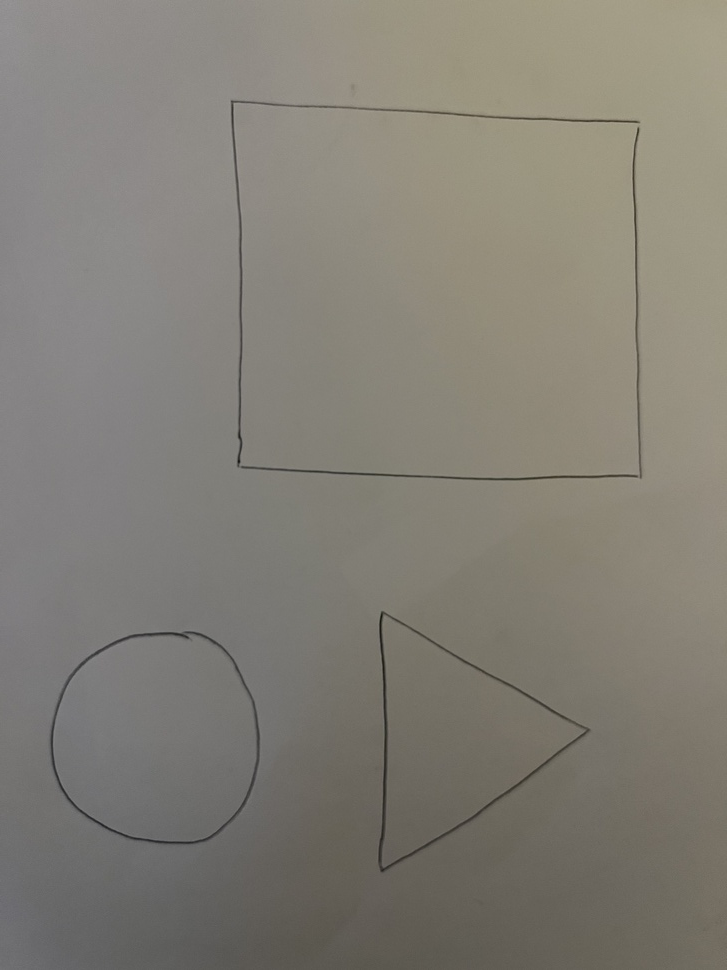
#> input picture rectangle-triangle-circle.JPG, 727 x 970 px, shrunk from 3024 x 4032 before the run
$ python find-contrours.py
#> lines starting #> are read from the running program, lines starting #| are printed output that depends on the picture; after the words box and inside, x2 and y2 are one past the last pixel; in counts of white or black regions, pixels touching at a corner belong together; long printed decimals are rounded
from math import floor
import numpy as np
import cv2 as cv

im = cv.imread('rectangle-triangle-circle.JPG')
#> im is the input picture: shape (970, 727, 3); mean B, G, R 117.7, 126.7, 130.3
imageHeight, imageWidth, _ = im.shape
#> imageHeight = 970; imageWidth = 727

imgray = cv.cvtColor(im, cv.COLOR_BGR2GRAY)
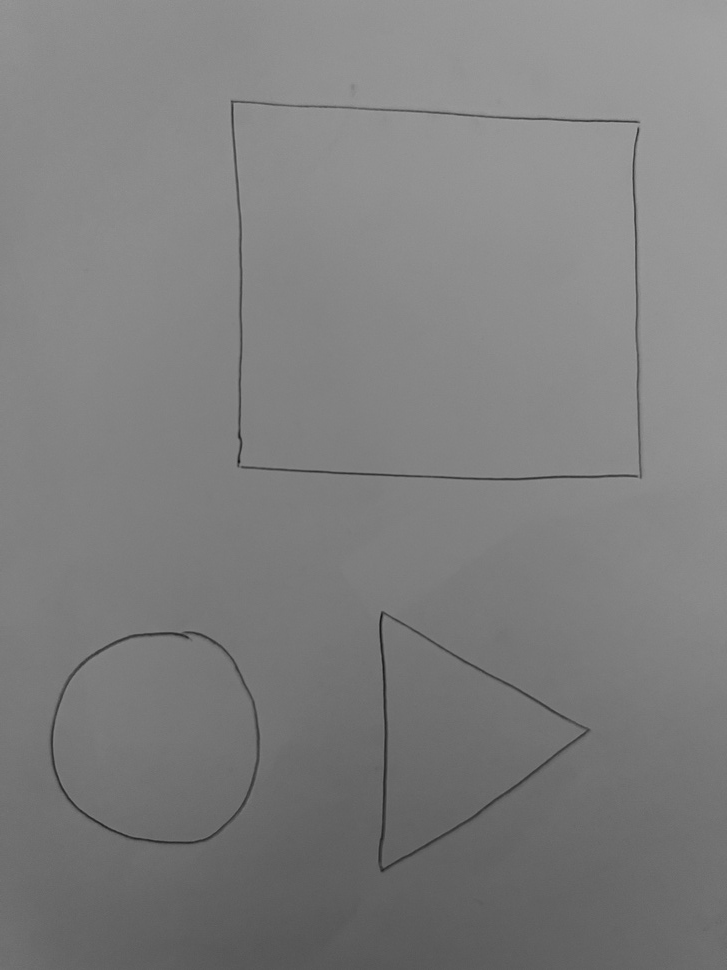
#> imgray: shape (970, 727); min 19, max 166, mean 126.7
averageIntensity = np.average(imgray)
#> averageIntensity = 126.7

# ret, thresh = cv.threshold(imgray, averageIntensity * 0.75, 255, cv.THRESH_BINARY)
threshold = cv.adaptiveThreshold(imgray, 255, cv.ADAPTIVE_THRESH_MEAN_C, cv.THRESH_BINARY, 101, 25)
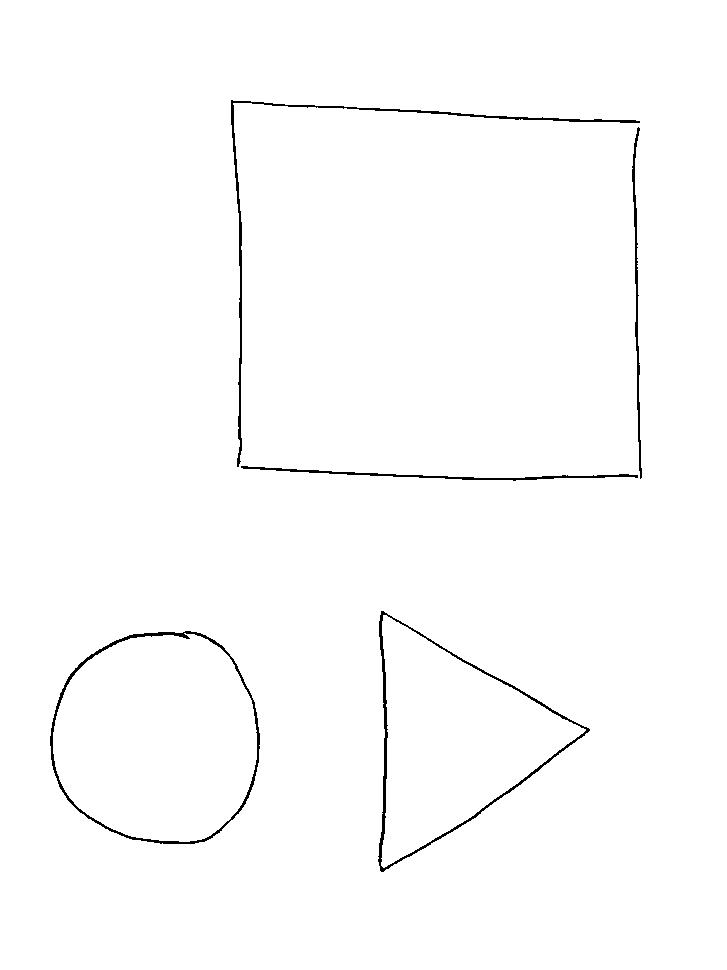
#> threshold: shape (970, 727); 99% white; black in thin lines or dots, all inside (x1, y1, x2, y2) = (50, 100, 642, 872)
# cv.imshow('threshold', threshold)

kernelSize = floor(min(imageWidth, imageHeight) * 0.01)
#> kernelSize = 7
kernel = np.ones((kernelSize, kernelSize), np.uint8)

eroded = cv.erode(threshold, kernel)
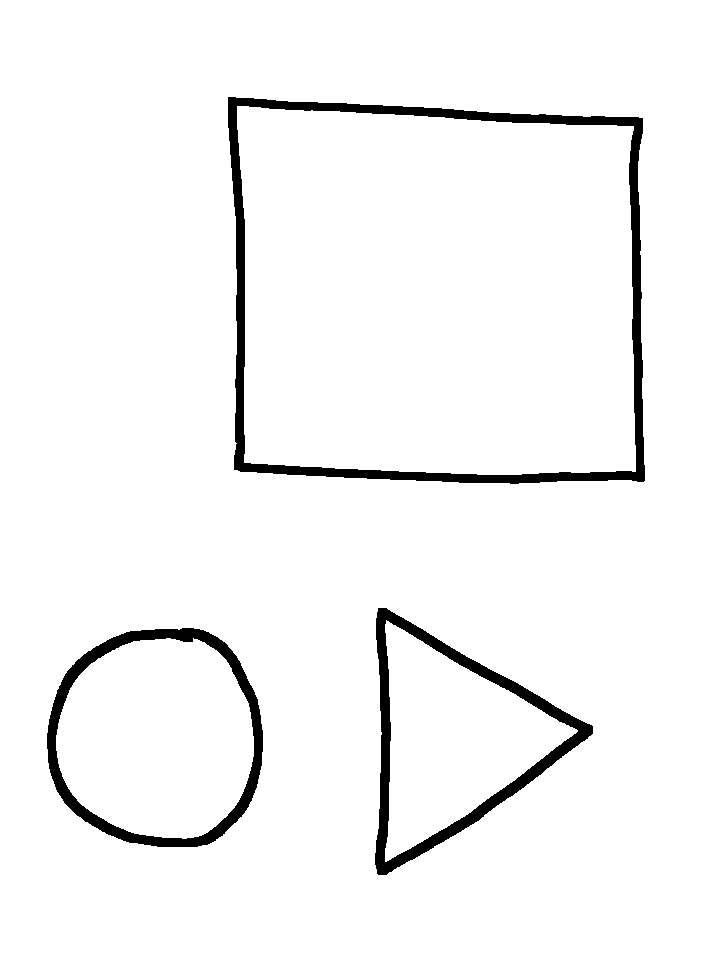
#> eroded: shape (970, 727); 96.1% white; 3 black regions, box (x1, y1, x2, y2) and area: (228, 97, 645, 484) 13223, (375, 608, 593, 875) 7600, (47, 628, 263, 847) 6874
dilated = cv.dilate(eroded, kernel)
cv.imshow('eroded', eroded)
cv.imshow('dilated', dilated)

contours, hierarchy = cv.findContours(dilated, cv.RETR_TREE, cv.CHAIN_APPROX_SIMPLE )
#> contours = 7 contours; box (x1, y1, x2, y2) and area: (0, 0, 727, 970) 703494, (230, 99, 643, 482) 146775, (234, 103, 639, 478) 141639, (49, 630, 261, 845) 36302, (53, 635, 257, 842) 33847, (377, 610, 591, 873) 28422, (382, 617, 581, 865) 25748

approxShapes = []

contours = contours[1:]
#> contours = 6 contours; box (x1, y1, x2, y2) and area: (230, 99, 643, 482) 146775, (234, 103, 639, 478) 141639, (49, 630, 261, 845) 36302, (53, 635, 257, 842) 33847, (377, 610, 591, 873) 28422, (382, 617, 581, 865) 25748

for contour in contours:
  area = cv.contourArea(contour)
  minimumDifference = 1.0
  shape = ""
  params = []

  x, y, w, h = cv.boundingRect(contour)
  rectangleArea = w * h
  difference = abs((rectangleArea - area)) / area
  print(f'Rect Diff: {difference}')
  if difference < minimumDifference:
    shape = 'rectangle'
    params = [x, y, w, h]
    minimumDifference = difference


  center, radius = cv.minEnclosingCircle(contour)
  circleArea = np.pi * radius**2
  difference = abs((circleArea - area)) / area
  print(f'Circ Diff: {difference}')
  if difference < minimumDifference:
    shape = 'circle'
    params = [center, radius]
    minimumDifference = difference

  triangleArea, triangle = cv.minEnclosingTriangle(contour)
  difference = abs((triangleArea - area)) / area

  if difference < minimumDifference:
    shape = 'triangle'
    params = triangle
    minimumDifference = difference

  approxShapes.append([shape, params])
#> this loop made 6 passes
#> (area, minimumDifference, shape, x, y, w, h, rectangleArea) on passes 1 to 6: (36301.5, 0.106, 'circle', 49, 630, 212, 215, 45580), (33847, 0.109, 'circle', 53, 635, 204, 207, 42228), (28422.5, 0.0781, 'triangle', 377, 610, 214, 263, 56282), (25747.5, 0.0751, 'triangle', 382, 617, 199, 248, 49352), (146775, 0.0777, 'rectangle', 230, 99, 413, 383, 158179), (141639, 0.0723, 'rectangle', 234, 103, 405, 375, 151875)
#| Rect Diff: 0.2556
#| Circ Diff: 0.1057
#| Rect Diff: 0.2476
#| Circ Diff: 0.1091
#| Rect Diff: 0.9802
#| Circ Diff: 1.347
#| Rect Diff: 0.9168
#| Circ Diff: 1.309
#| Rect Diff: 0.0777
#| Circ Diff: 0.6688
#> (further printed lines are left out)
#> after the loop, approxShapes = 6 items

for shape, params in approxShapes:
  if shape == 'rectangle':
    cv.rectangle(im, params, (0, 0, 255), 3)

  if shape == 'circle':
    (x, y), radius = params
    cv.circle(im, (int(x), int(y)), int(radius), (0, 255, 0), 3)

  if shape == 'triangle':
    cv.line(im, params[0][0].astype(int), params[1][0].astype(int), (255, 0, 0), 3)
    cv.line(im, params[1][0].astype(int), params[2][0].astype(int), (255, 0, 0), 3)
    cv.line(im, params[2][0].astype(int), params[0][0].astype(int), (255, 0, 0), 3)
#> this loop made 6 passes
#> (shape, x, y, radius) on passes 1 to 2: ('circle', 160.2, 737.8, 113), ('circle', 160.3, 737.8, 109.3)
#> (shape, params) on passes 3 to 6: ('triangle', [[376.9, 890], [594.2, 730.6], [378.1, 607.2]]), ('triangle', [[588.1, 731.3], [382, 612.6], [382, 881.2]]), ('rectangle', [230, 99, 413, 383]), ('rectangle', [234, 103, 405, 375])
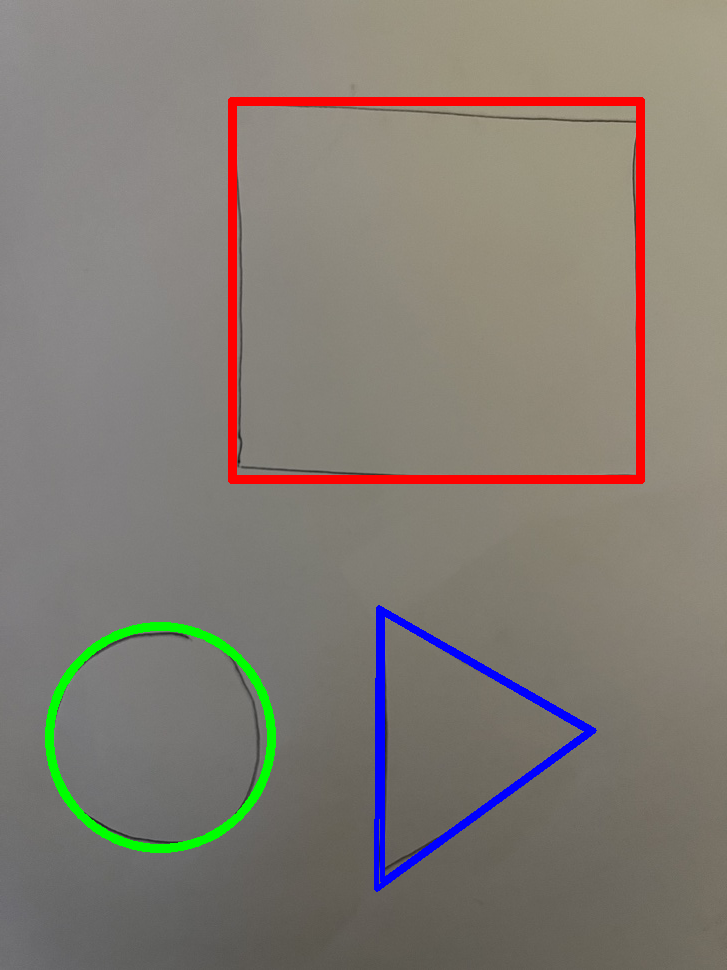
#> im: shape (970, 727, 3); 3.85% of pixels changed, all inside (x1, y1, x2, y2) = (45, 97, 645, 892)

# cv.drawContours(im, contours, -1, (0,255,0), 3)

cv.imshow('contours', im)

if cv.waitKey(0) & 0xff == 27:
#> (key Esc is pressed here)
  cv.destroyAllWindows()

$ run again, with rectangle-triangle.JPG copied over rectangle-triangle-circle.JPG
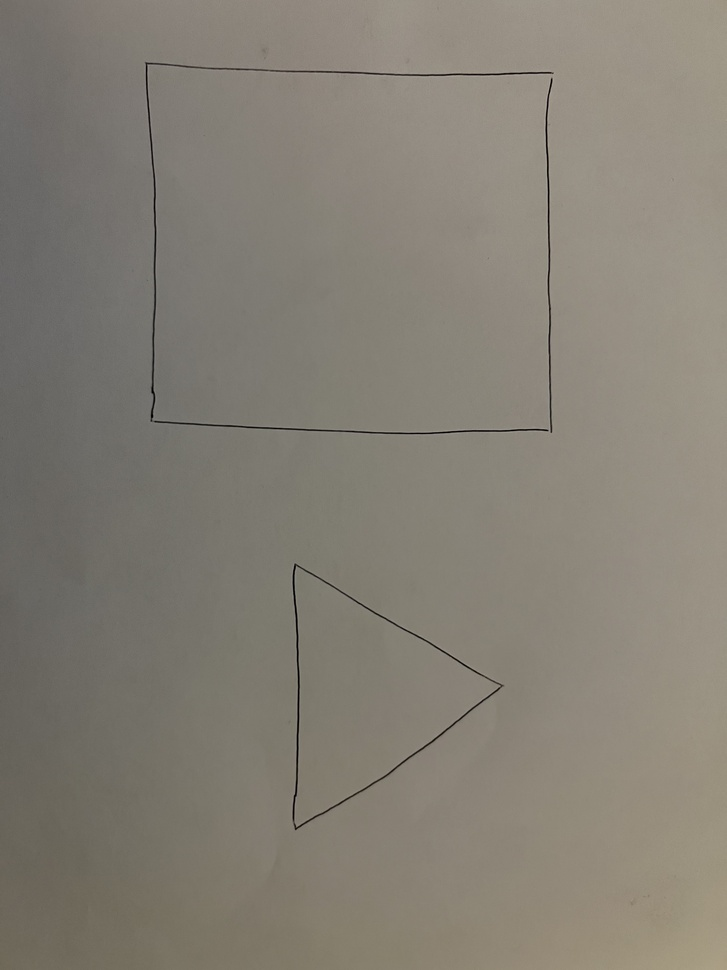
#> input picture rectangle-triangle.JPG, 727 x 970 px, shrunk from 3024 x 4032 before the run
#> im is the input picture: shape (970, 727, 3); mean B, G, R 116.6, 127.1, 132.5
#> averageIntensity = 127.5
#> `threshold = cv.adaptiveThreshold(imgray, 255, cv.ADAPTIVE_THRESH_MEAN_..`:
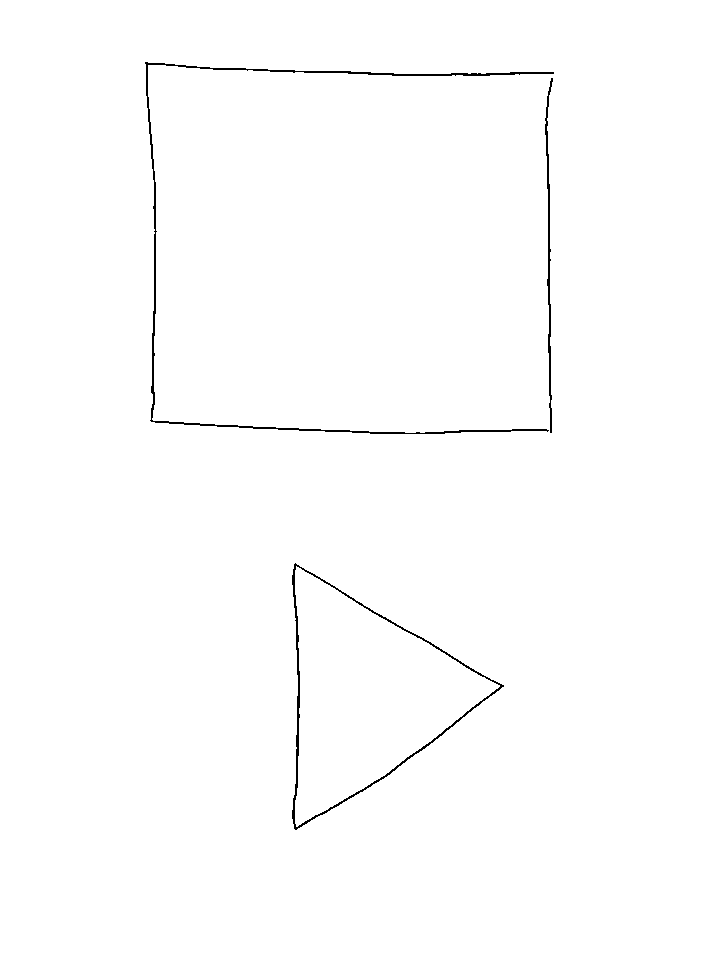
#> threshold: shape (970, 727); 99.3% white; black in thin lines or dots, all inside (x1, y1, x2, y2) = (145, 62, 554, 830)
#> eroded: shape (970, 727); 97.2% white; 2 black regions, box (x1, y1, x2, y2) and area: (142, 59, 557, 437) 12657, (289, 560, 507, 833) 7315
#> `contours, hierarchy = cv.findContours(dilated, cv.RETR_TREE, cv.CHAIN_..`: contours = 5 contours; box (x1, y1, x2, y2) and area: (0, 0, 727, 970) 703494, (144, 61, 555, 435) 144098, (148, 65, 551, 433) 139456, (291, 562, 505, 831) 29088, (295, 570, 496, 824) 26770
#> `contours = contours[1:]`: contours = 4 contours; box (x1, y1, x2, y2) and area: (144, 61, 555, 435) 144098, (148, 65, 551, 433) 139456, (291, 562, 505, 831) 29088, (295, 570, 496, 824) 26770
#> the loop `for contour in contours:` made 4 passes
#> (area, minimumDifference, shape, x, y, w, h, rectangleArea) on passes 1 to 4: (29087.5, 0.0749, 'triangle', 291, 562, 214, 269, 57566), (26769.5, 0.0718, 'triangle', 295, 570, 201, 254, 51054), (144098.5, 0.0667, 'rectangle', 144, 61, 411, 374, 153714), (139456.5, 0.0634, 'rectangle', 148, 65, 403, 368, 148304)
#> (printed output is left out)
#> after the loop `for contour in contours:`: approxShapes = [['triangle', [[507.9, 686.7], [291, 559.5], [291, 847.8]]], ['triangle', [[503, 687], [295, 564.9], [295, 840.8]]], ['rectangle', [144, 61, 411, 374]], ['rectangle', [148, 65, 403, 368]]]
#> the loop `for shape, params in approxShapes:` made 4 passes
#> (shape, params) on passes 1 to 4: ('triangle', [[507.9, 686.7], [291, 559.5], [291, 847.8]]), ('triangle', [[503, 687], [295, 564.9], [295, 840.8]]), ('rectangle', [144, 61, 411, 374]), ('rectangle', [148, 65, 403, 368])
#> after the loop `for shape, params in approxShapes:`:
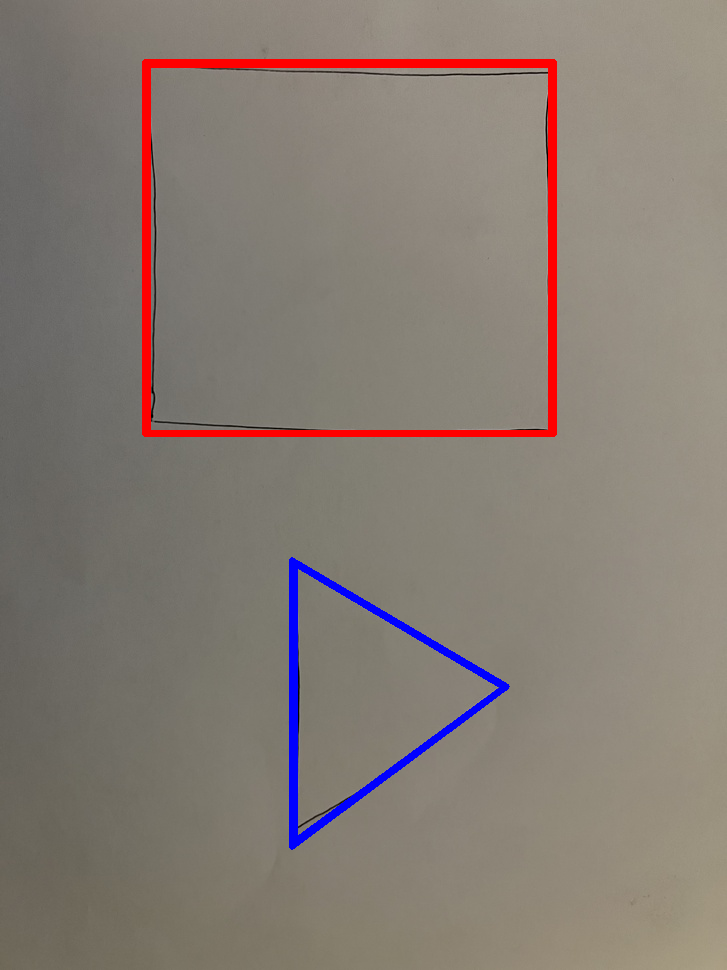
#> im: shape (970, 727, 3); 2.77% of pixels changed, all inside (x1, y1, x2, y2) = (142, 59, 557, 850)
